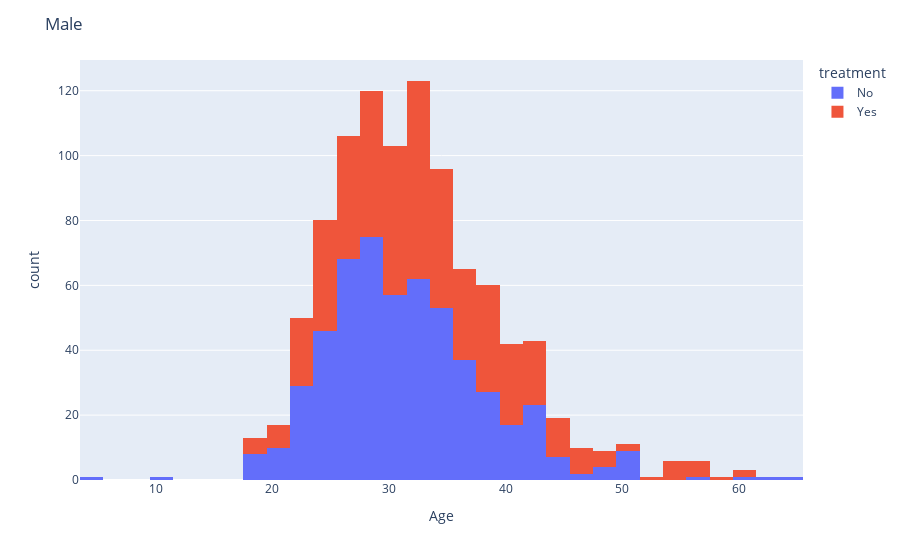
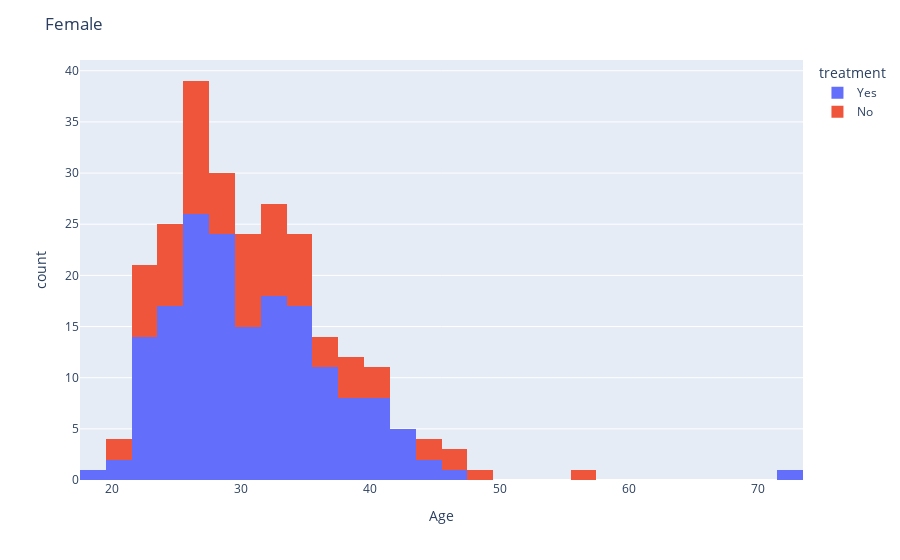
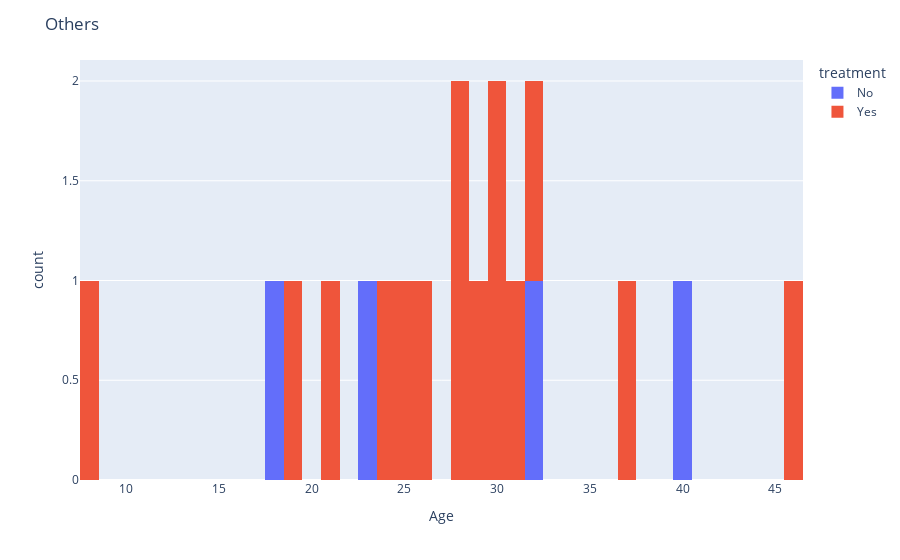

Write notebook code for charts like these, in order.
### Code cell
for i in ['Male', 'Female', 'Others']:
    t = df[df['Gender']==i].copy()
    fig = px.histogram(t, x='Age',nbins=40,color='treatment')
    fig.update_layout(
    title=i)
    fig.show()

### Figure 1 — Plotly figure (JSON) as saved in the notebook; plotly's stock layout.template omitted (floating-point values rounded to 4 significant figures; data arrays with more than 128 entries replaced by an {"elided": "..."} marker saying what was removed)
{"data": [{"alignmentgroup": "True", "bingroup": "x", "hovertemplate": "treatment=No<br>Age=%{x}<br>count=%{y}<extra></extra>", "legendgroup": "No", "marker": {"color": "#636efa", "pattern": {"shape": ""}}, "name": "No", "nbinsx": 40, "offsetgroup": "No", "orientation": "v", "showlegend": true, "type": "histogram", "x": {"elided": "540 int values"}, "xaxis": "x", "yaxis": "y"}, {"alignmentgroup": "True", "bingroup": "x", "hovertemplate": "treatment=Yes<br>Age=%{x}<br>count=%{y}<extra></extra>", "legendgroup": "Yes", "marker": {"color": "#EF553B", "pattern": {"shape": ""}}, "name": "Yes", "nbinsx": 40, "offsetgroup": "Yes", "orientation": "v", "showlegend": true, "type": "histogram", "x": {"elided": "448 int values"}, "xaxis": "x", "yaxis": "y"}], "layout": {"autosize": true, "barmode": "relative", "legend": {"title": {"text": "treatment"}, "tracegroupgap": 0}, "margin": {"t": 60}, "title": {"text": "Male"}, "xaxis": {"anchor": "y", "autorange": true, "domain": [0, 1], "range": [3.5, 65.5], "title": {"text": "Age"}, "type": "linear"}, "yaxis": {"anchor": "x", "autorange": true, "domain": [0, 1], "range": [0, 129.5], "title": {"text": "count"}}}}

### Figure 2 — Plotly figure (JSON) as saved in the notebook; plotly's stock layout.template omitted (floating-point values rounded to 4 significant figures; data arrays with more than 128 entries replaced by an {"elided": "..."} marker saying what was removed)
{"data": [{"alignmentgroup": "True", "bingroup": "x", "hovertemplate": "treatment=Yes<br>Age=%{x}<br>count=%{y}<extra></extra>", "legendgroup": "Yes", "marker": {"color": "#636efa", "pattern": {"shape": ""}}, "name": "Yes", "nbinsx": 40, "offsetgroup": "Yes", "orientation": "v", "showlegend": true, "type": "histogram", "x": {"elided": "170 int values"}, "xaxis": "x", "yaxis": "y"}, {"alignmentgroup": "True", "bingroup": "x", "hovertemplate": "treatment=No<br>Age=%{x}<br>count=%{y}<extra></extra>", "legendgroup": "No", "marker": {"color": "#EF553B", "pattern": {"shape": ""}}, "name": "No", "nbinsx": 40, "offsetgroup": "No", "orientation": "v", "showlegend": true, "type": "histogram", "x": [31, 44, 29, 30, 29, 27, 23, 26, 28, 32, 35, 40, 34, 24, 30, 29, 33, 25, 33, 22, 24, 32, 30, 26, 24, 33, 33, 26, 30, 25, 23, 27, 23, 25, 27, 40, 29, 26, 22, 34, 20, 26, 21, 28, 39, 37, 27, 31, 30, 36, 36, 39, 48, 47, 23, 39, 31, 44, 33, 24, 38, 26, 25, 40, 34, 23, 35, 27, 26, 34, 27, 56, 31, 35, 32, 32, 46], "xaxis": "x", "yaxis": "y"}], "layout": {"autosize": true, "barmode": "relative", "legend": {"title": {"text": "treatment"}, "tracegroupgap": 0}, "margin": {"t": 60}, "title": {"text": "Female"}, "xaxis": {"anchor": "y", "autorange": true, "domain": [0, 1], "range": [17.5, 73.5], "title": {"text": "Age"}, "type": "linear"}, "yaxis": {"anchor": "x", "autorange": true, "domain": [0, 1], "range": [0, 41.05], "title": {"text": "count"}}}}

### Figure 3 — Plotly figure (JSON) as saved in the notebook; plotly's stock layout.template omitted (floating-point values rounded to 4 significant figures)
{"data": [{"alignmentgroup": "True", "bingroup": "x", "hovertemplate": "treatment=No<br>Age=%{x}<br>count=%{y}<extra></extra>", "legendgroup": "No", "marker": {"color": "#636efa", "pattern": {"shape": ""}}, "name": "No", "nbinsx": 40, "offsetgroup": "No", "orientation": "v", "showlegend": true, "type": "histogram", "x": [23, 18, 40, 32], "xaxis": "x", "yaxis": "y"}, {"alignmentgroup": "True", "bingroup": "x", "hovertemplate": "treatment=Yes<br>Age=%{x}<br>count=%{y}<extra></extra>", "legendgroup": "Yes", "marker": {"color": "#EF553B", "pattern": {"shape": ""}}, "name": "Yes", "nbinsx": 40, "offsetgroup": "Yes", "orientation": "v", "showlegend": true, "type": "histogram", "x": [30, 25, 29, 31, 30, 28, 21, 37, 19, 32, 28, 26, 8, 46, 24], "xaxis": "x", "yaxis": "y"}], "layout": {"autosize": true, "barmode": "relative", "legend": {"title": {"text": "treatment"}, "tracegroupgap": 0}, "margin": {"t": 60}, "title": {"text": "Others"}, "xaxis": {"anchor": "y", "autorange": true, "domain": [0, 1], "range": [7.5, 46.5], "title": {"text": "Age"}, "type": "linear"}, "yaxis": {"anchor": "x", "autorange": true, "domain": [0, 1], "range": [0, 2.105], "title": {"text": "count"}}}}
